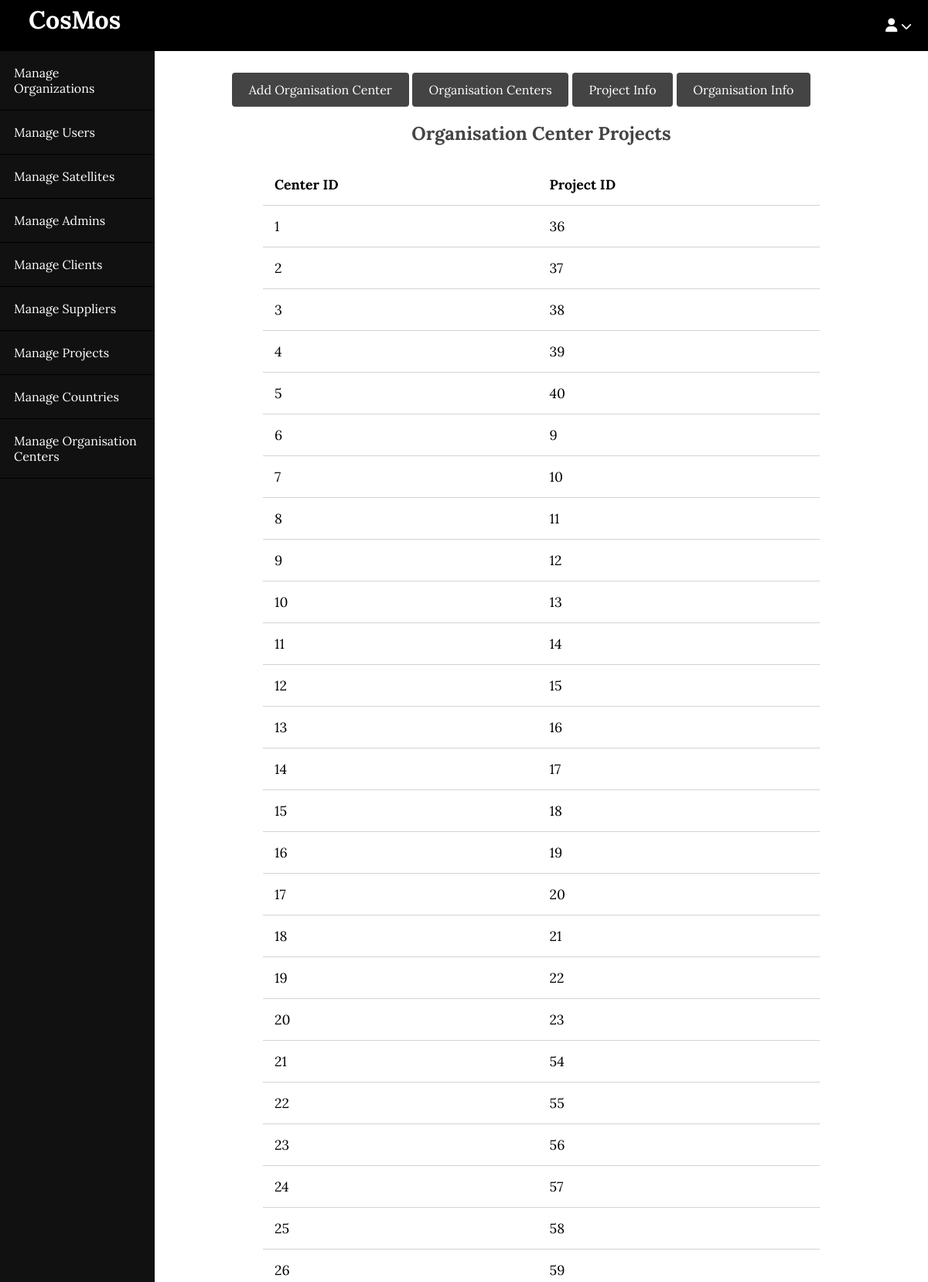
The page /blog/admin/centers/project.php (upper part) on the database its author committed.
### tables this page shows
CREATE TABLE `organisationcenter_normalised___center_project` (
  `Center_ID` int(2) DEFAULT NULL,
  `Project_ID` int(2) DEFAULT NULL
);

### blog/app/database/db.php (called while the page is built, shortened)
<?php
require('connect.php');
function selectAll($table, $conditions = [])
{
    global $conn;
    $sql = "SELECT * FROM $table";
    if (empty($conditions)) {
        $stmt = $conn->prepare($sql);
        $stmt->execute();
        $records = $stmt->get_result()->fetch_all(MYSQLI_ASSOC);
        return $records;
    }
}

### blog/app/controllers/centers.php (called while the page is built, shortened)
<?php
include(ROOT_PATH . "/app/database/db.php");
$centers_project_info = selectAll('organisationcenter_normalised___center_project');

### blog/admin/centers/project.php (the view, shortened to what this page needs)
<?php include(ROOT_PATH . "/app/controllers/centers.php");
?>
<!DOCTYPE html>
<html lang="en">
<head>
    <link rel="stylesheet" href="../../assets/css/style.css">
    <link rel="stylesheet" href="../../assets/css/admin.css">
</head>
<body>
    <?php include(ROOT_PATH . "/app/includes/adminHeader.php"); ?>
    <div class="admin-wrapper">
        <?php include(ROOT_PATH . "/app/includes/adminSidebar.php"); ?>
        <div class="admin-content">
            <div class="button-group">
                <a href="create.php" class="btn btn-big">Add Organisation Center</a>
                <a href="index.php" class="btn btn-big">Organisation Centers</a>
                <a href="project.php" class="btn btn-big">Project Info</a>
                <a href="org.php" class="btn btn-big">Organisation Info</a>
            </div>
            <div class="content">
                <h2 class="page-title">Organisation Center Projects</h2>
                <table>
                    <thead>
                        <th>Center ID</th>
                        <th>Project ID</th>
                    </thead>
                    <tbody>
                        <?php foreach($centers_project_info as $key => $center): ?>
                            <tr>
                                <td><?php echo $center['Center_ID'] ?></td>
                                <td><?php echo $center['Project_ID'] ?></td>
                            </tr>
                        <?php endforeach; ?>
                    </tbody>
                </table>
            </div>
        </div>
    </div>
</body>
</html>

### blog/assets/css/style.css (style rules this page uses)
* { box-sizing: border-box; }
html, body { height: 100%; padding: 0px; margin: 0px; background: white; font-family:'Lora', serif; }
h1, h2, h3, h4, h5, h6 { color: #444; margin: 5px; }
a { text-decoration: none; color: inherit; }
.btn { padding: .5rem 1rem; background: #444444; color: white; border: 1px solid transparent; border-radius: 0.25rem; }
.btn-big { padding: .7rem 1.3rem; line-height: 1.3rem; }
.content { width: 90%; margin: 30px auto 30px; }

### blog/assets/css/admin.css (style rules this page uses)
.admin-wrapper { display: flex; height: calc(100% - 66px); }
.admin-wrapper .admin-content { flex: 8; height: 100%; padding: 40px 100px 100px; overflow-y: scroll; }
.admin-content .page-title { text-align: center; margin-bottom: 1.5rem; }
table { width: 100%; border-collapse: collapse; font-size: 1.1rem; }
th,td { padding: 15px; text-align: left; border-bottom: 1px solid #d3d3d3; }

### rows shown on the page
organisationcenter_normalised___center_project: Center_ID "1", Project_ID "36"
organisationcenter_normalised___center_project: Center_ID "2", Project_ID "37"
organisationcenter_normalised___center_project: Center_ID "3", Project_ID "38"
organisationcenter_normalised___center_project: Center_ID "4", Project_ID "39"
organisationcenter_normalised___center_project: Center_ID "5", Project_ID "40"
organisationcenter_normalised___center_project: Center_ID "6", Project_ID "9"
organisationcenter_normalised___center_project: Center_ID "7", Project_ID "10"
organisationcenter_normalised___center_project: Center_ID "8", Project_ID "11"
organisationcenter_normalised___center_project: Center_ID "9", Project_ID "12"
organisationcenter_normalised___center_project: Center_ID "10", Project_ID "13"
organisationcenter_normalised___center_project: Center_ID "11", Project_ID "14"
organisationcenter_normalised___center_project: Center_ID "12", Project_ID "15"
organisationcenter_normalised___center_project: Center_ID "13", Project_ID "16"
organisationcenter_normalised___center_project: Center_ID "14", Project_ID "17"
organisationcenter_normalised___center_project: Center_ID "15", Project_ID "18"
organisationcenter_normalised___center_project: Center_ID "16", Project_ID "19"
organisationcenter_normalised___center_project: Center_ID "17", Project_ID "20"
organisationcenter_normalised___center_project: Center_ID "18", Project_ID "21"
organisationcenter_normalised___center_project: Center_ID "19", Project_ID "22"
organisationcenter_normalised___center_project: Center_ID "20", Project_ID "23"
organisationcenter_normalised___center_project: Center_ID "21", Project_ID "54"
organisationcenter_normalised___center_project: Center_ID "22", Project_ID "55"
organisationcenter_normalised___center_project: Center_ID "23", Project_ID "56"
organisationcenter_normalised___center_project: Center_ID "24", Project_ID "57"
organisationcenter_normalised___center_project: Center_ID "25", Project_ID "58"
organisationcenter_normalised___center_project: Center_ID "26", Project_ID "59"
